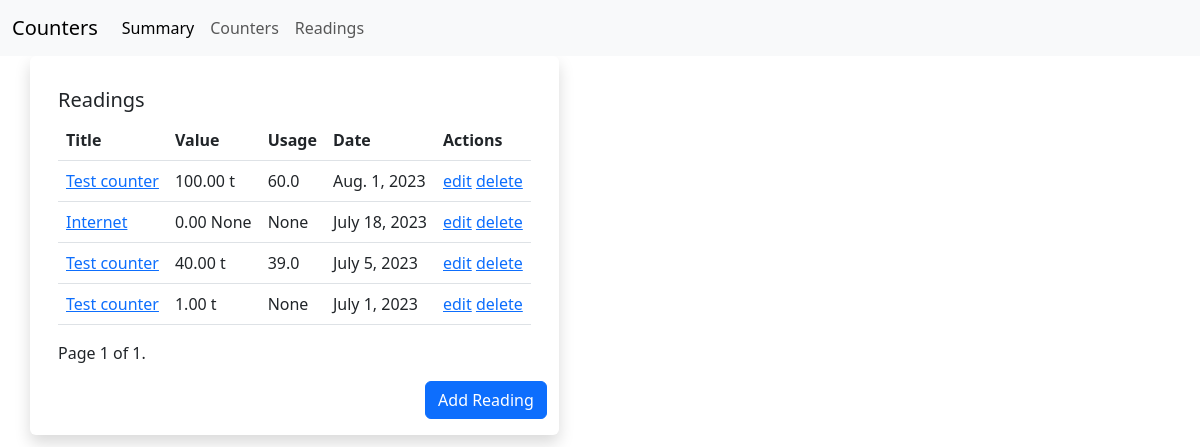
The app's page /readings/list/ (signed in), older data.
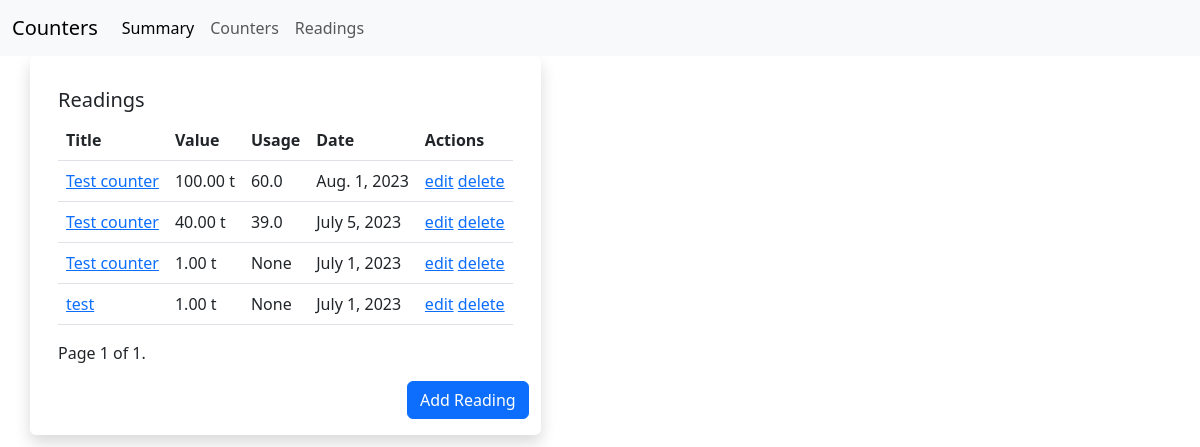
The same page, newer data.
### counters/models.py (models this page shows, shortened)
class Reading(models.Model):
    class Meta:
        ordering = ("-date",)
    counter = models.ForeignKey(
        "Counter", related_name="readings", on_delete=models.CASCADE
    )
    date = models.DateField()
    value = models.DecimalField(max_digits=10, decimal_places=2)
    def get_previous_reading(self):
        return self.counter.readings.filter(pk__lt=self.pk).order_by("-pk").first()
    def usage_in_units(self):
        previous_reading = self.get_previous_reading()
        if previous_reading:
            return float(self.value) - float(previous_reading.value)

class Counter(models.Model):
    user = models.ForeignKey(
        get_user_model(), on_delete=models.CASCADE, related_name="counters"
    )
    title = models.CharField(max_length=60)
    unit = models.CharField(max_length=60, blank=True, null=True)
    price_per_unit = models.DecimalField(max_digits=5, decimal_places=2, default=0)
    fixed_price = models.DecimalField(max_digits=5, decimal_places=2, default=0)

### counters/views.py (the view)
# urls.py: path("readings/list/", ReadingListView.as_view(), name="readings-list"),
class ReadingListView(ListView):
    model = Reading
    template_name = "counters/reading_list.html"
    paginate_by = 10
    def get_queryset(self):
        queryset = super().get_queryset()
        queryset = queryset.filter(counter__user=self.request.user)
        return queryset

### counters/templates/counters/reading_list.html
{% extends "counters/dashboard.html" %}
{% block data %}
<div class="row justify-content-between">
    <div class="col-auto shadow rounded py-3">
        {% include 'counters/partials/readings_table.html' %}
        <div class="d-grid gap-2 d-md-flex justify-content-md-end">
            <a href="{% url 'counters:reading-create' %}" class='button'>
                <button type="button" class="btn btn-primary">Add Reading</button>
            </a>
        </div>
    </div>
</div>
{% endblock %}

### counters/templates/counters/partials/readings_table.html
<div class="card border-0">
<div class=card-body>
        {% if object_list %}
        <h5 class="card-title">Readings</h5>
<table class="table table-hover">
    <thead>
        <tr>
            <th>Title</th>
            <th>Value</th>
            <th>Usage</th>
            <th>Date</th>
            <th>Actions</th>
        </tr>
    </thead>
    <tbody>
        {% for obj in object_list %}
            <tr>
                <td>
                    <a href="{% url 'counters:counter-detail' obj.counter.id %}">{{ obj.counter.title }}</a>
                </td>
                <td>{{ obj.value }} {{ obj.counter.unit }}</td>
                <td>{{ obj.usage_in_units }}</td>
                <td>{{ obj.date }}</td>
                <td>
                    <a href="{% url 'counters:reading-edit' obj.id %}">edit</a>
                    <a href="{% url 'counters:reading-delete' obj.id %}">delete</a>
                </td>
            </tr>
        {% endfor %}
    </tbody>
</table>
    {% include 'counters/partials/pagination.html' %}
    {% else %}
    <h5 class="card-title">No readings for now...</h5>
    {% endif %}
</div>
    </div>

Row changes from the older to the newer data that the page shows:
removed Reading: counter "Internet", value "0.00", counter.unit "None", usage_in_units "None", date "July 18, 2023"
added Reading: counter "test", value "1.00", counter.unit "t", usage_in_units "None", date "July 1, 2023"
